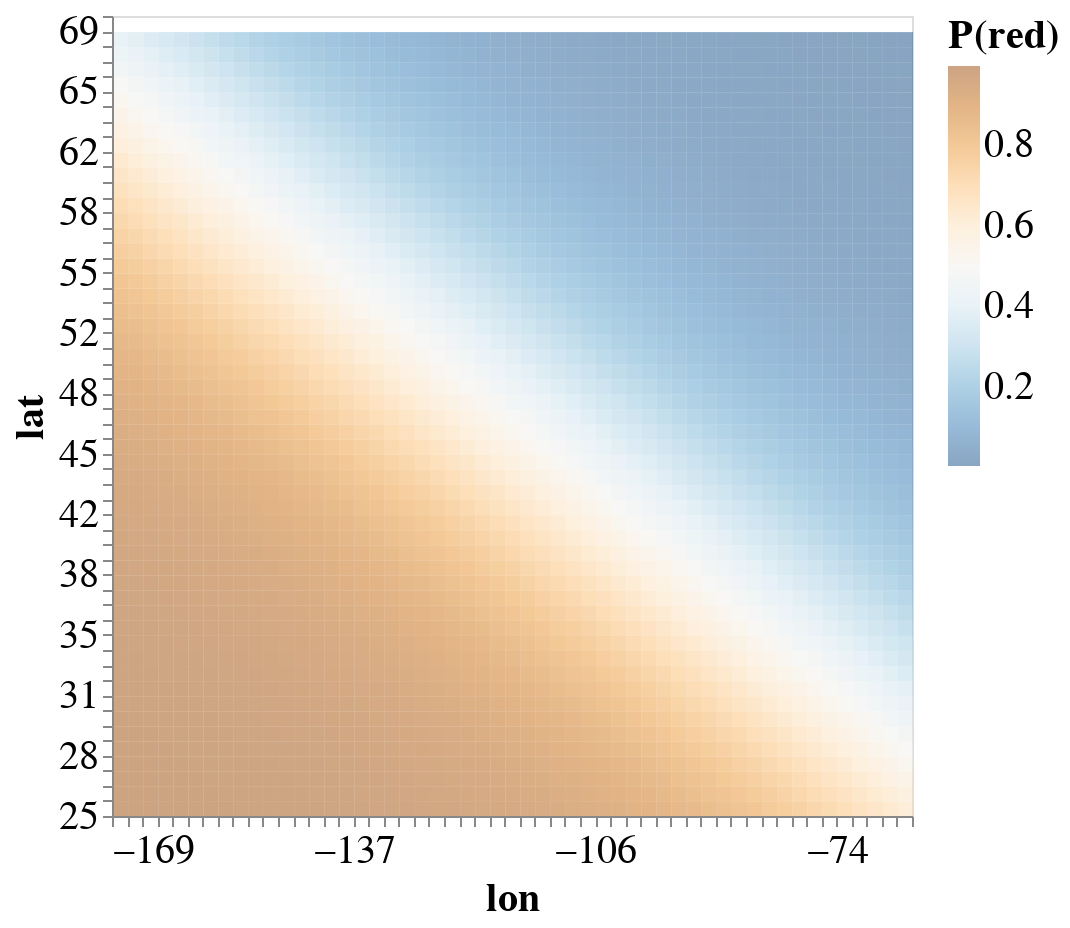

Here is the notebook cell this chart was saved with:
### Markdown cell above
- Remember that logistic regression predicts probabilities
- So we can also get a nice map of predicted probabilities from our model
- This map looks just like our logistic function:
    - Probabilities are around 0.5 at the decision boundary
    - They increase/decrease rapdily away from the boundary

### Code cell
plot_model(X_train, y_train, model, predict_proba=True)

### Figure 1 — Vega-Lite specification as saved in the notebook (floating-point values rounded to 4 significant figures; data arrays with more than 128 entries replaced by an {"elided": "..."} marker saying what was removed)
{"config": {"view": {"continuousWidth": 400, "continuousHeight": 300}, "axis": {"labelFontSize": 20, "titleFontSize": 20}, "legend": {"labelFontSize": 20, "titleFontSize": 20}}, "layer": [{"mark": {"type": "rect", "opacity": 0.5}, "encoding": {"color": {"type": "quantitative", "field": "predictions", "scale": {"scheme": "blueorange"}, "title": "P(red)"}, "x": {"type": "quantitative", "axis": {"title": "lon"}, "bin": {"step": 1.96}, "field": "x1"}, "y": {"type": "quantitative", "axis": {"title": "lat"}, "bin": {"step": 0.8477}, "field": "x2"}}, "height": 400, "width": 400}], "data": {"name": "data-bb9ec379ce61bb034d1cd81b161eb7cd"}, "$schema": "https://vega.github.io/schema/vega-lite/v4.0.0.json", "datasets": {"data-bb9ec379ce61bb034d1cd81b161eb7cd": {"elided": "2756 records"}}}
